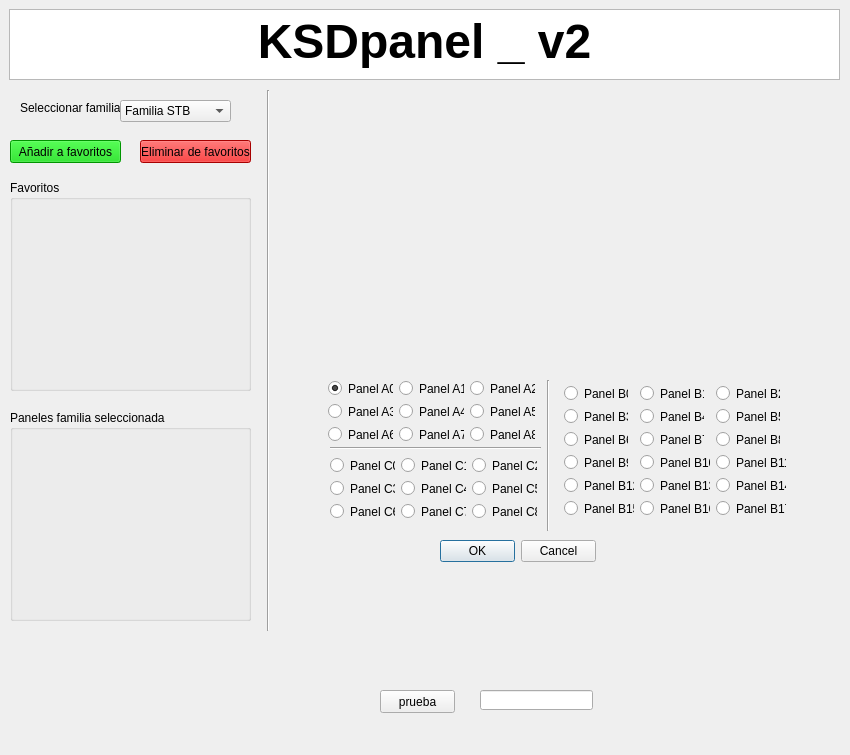
<?xml version="1.0" encoding="UTF-8"?>
<ui version="4.0">
 <class>KSDpanel</class>
 <widget class="QDialog" name="KSDpanel">
  <property name="geometry">
   <rect>
    <x>0</x>
    <y>0</y>
    <width>850</width>
    <height>755</height>
   </rect>
  </property>
  <property name="windowTitle">
   <string>Enter Position</string>
  </property>
  <widget class="QTextEdit" name="textEdit">
   <property name="geometry">
    <rect>
     <x>9</x>
     <y>9</y>
     <width>831</width>
     <height>71</height>
    </rect>
   </property>
   <property name="readOnly">
    <bool>true</bool>
   </property>
   <property name="html">
    <string>&lt;!DOCTYPE HTML PUBLIC &quot;-//W3C//DTD HTML 4.0//EN&quot; &quot;http://www.w3.org/TR/REC-html40/strict.dtd&quot;&gt;
&lt;html&gt;&lt;head&gt;&lt;meta name=&quot;qrichtext&quot; content=&quot;1&quot; /&gt;&lt;style type=&quot;text/css&quot;&gt;
p, li { white-space: pre-wrap; }
&lt;/style&gt;&lt;/head&gt;&lt;body style=&quot; font-family:'MS Shell Dlg 2'; font-size:8.25pt; font-weight:400; font-style:normal;&quot;&gt;
&lt;p align=&quot;center&quot; style=&quot; margin-top:0px; margin-bottom:0px; margin-left:0px; margin-right:0px; -qt-block-indent:0; text-indent:0px;&quot;&gt;&lt;span style=&quot; font-size:36pt; font-weight:600;&quot;&gt;KSDpanel _ v2&lt;/span&gt;&lt;/p&gt;&lt;/body&gt;&lt;/html&gt;</string>
   </property>
  </widget>
  <widget class="Line" name="line">
   <property name="geometry">
    <rect>
     <x>260</x>
     <y>90</y>
     <width>16</width>
     <height>541</height>
    </rect>
   </property>
   <property name="orientation">
    <enum>Qt::Vertical</enum>
   </property>
  </widget>
  <widget class="QLabel" name="label">
   <property name="geometry">
    <rect>
     <x>20</x>
     <y>100</y>
     <width>101</width>
     <height>16</height>
    </rect>
   </property>
   <property name="text">
    <string>Seleccionar familia:</string>
   </property>
  </widget>
  <widget class="QComboBox" name="modeloPanelUI">
   <property name="geometry">
    <rect>
     <x>120</x>
     <y>100</y>
     <width>111</width>
     <height>22</height>
    </rect>
   </property>
   <item>
    <property name="text">
     <string>Familia STB</string>
    </property>
   </item>
   <item>
    <property name="text">
     <string>Familia A</string>
    </property>
   </item>
   <item>
    <property name="text">
     <string>Familia B</string>
    </property>
   </item>
   <item>
    <property name="text">
     <string>Familia C</string>
    </property>
   </item>
   <item>
    <property name="text">
     <string>Familia D</string>
    </property>
   </item>
   <item>
    <property name="text">
     <string>Familia E</string>
    </property>
   </item>
   <item>
    <property name="text">
     <string>Familia F</string>
    </property>
   </item>
   <item>
    <property name="text">
     <string>Familia G</string>
    </property>
   </item>
  </widget>
  <widget class="QPushButton" name="anadirFavoritos">
   <property name="geometry">
    <rect>
     <x>10</x>
     <y>140</y>
     <width>111</width>
     <height>23</height>
    </rect>
   </property>
   <property name="styleSheet">
    <string notr="true">background-color: rgb(0, 209, 0);</string>
   </property>
   <property name="text">
    <string>Añadir a favoritos</string>
   </property>
  </widget>
  <widget class="QPushButton" name="eliminarFavoritos">
   <property name="geometry">
    <rect>
     <x>140</x>
     <y>140</y>
     <width>111</width>
     <height>23</height>
    </rect>
   </property>
   <property name="styleSheet">
    <string notr="true">background-color: rgb(234, 0, 0);</string>
   </property>
   <property name="text">
    <string>Eliminar de favoritos</string>
   </property>
  </widget>
  <widget class="QGroupBox" name="groupBox">
   <property name="geometry">
    <rect>
     <x>10</x>
     <y>180</y>
     <width>241</width>
     <height>211</height>
    </rect>
   </property>
   <property name="title">
    <string>Favoritos</string>
   </property>
  </widget>
  <widget class="QGroupBox" name="groupBox_2">
   <property name="geometry">
    <rect>
     <x>10</x>
     <y>410</y>
     <width>241</width>
     <height>211</height>
    </rect>
   </property>
   <property name="title">
    <string>Paneles familia seleccionada</string>
   </property>
  </widget>
  <widget class="QLabel" name="imagenPanelUI">
   <property name="geometry">
    <rect>
     <x>280</x>
     <y>90</y>
     <width>551</width>
     <height>271</height>
    </rect>
   </property>
   <property name="text">
    <string/>
   </property>
   <property name="pixmap">
    <pixmap>../imagenes/REF_AH.jpg</pixmap>
   </property>
   <property name="scaledContents">
    <bool>true</bool>
   </property>
  </widget>
  <widget class="QRadioButton" name="modeloPanelA0">
   <property name="geometry">
    <rect>
     <x>328</x>
     <y>380</y>
     <width>65</width>
     <height>17</height>
    </rect>
   </property>
   <property name="text">
    <string>Panel A0</string>
   </property>
   <property name="checked">
    <bool>true</bool>
   </property>
  </widget>
  <widget class="QRadioButton" name="modeloPanelA1">
   <property name="geometry">
    <rect>
     <x>399</x>
     <y>380</y>
     <width>65</width>
     <height>17</height>
    </rect>
   </property>
   <property name="text">
    <string>Panel A1</string>
   </property>
  </widget>
  <widget class="QRadioButton" name="modeloPanelA2">
   <property name="geometry">
    <rect>
     <x>470</x>
     <y>380</y>
     <width>65</width>
     <height>17</height>
    </rect>
   </property>
   <property name="text">
    <string>Panel A2</string>
   </property>
  </widget>
  <widget class="QRadioButton" name="modeloPanelA3">
   <property name="geometry">
    <rect>
     <x>328</x>
     <y>403</y>
     <width>65</width>
     <height>17</height>
    </rect>
   </property>
   <property name="text">
    <string>Panel A3</string>
   </property>
  </widget>
  <widget class="QRadioButton" name="modeloPanelA4">
   <property name="geometry">
    <rect>
     <x>399</x>
     <y>403</y>
     <width>65</width>
     <height>17</height>
    </rect>
   </property>
   <property name="text">
    <string>Panel A4</string>
   </property>
  </widget>
  <widget class="QRadioButton" name="modeloPanelA5">
   <property name="geometry">
    <rect>
     <x>470</x>
     <y>403</y>
     <width>65</width>
     <height>17</height>
    </rect>
   </property>
   <property name="text">
    <string>Panel A5</string>
   </property>
  </widget>
  <widget class="QRadioButton" name="modeloPanelA6">
   <property name="geometry">
    <rect>
     <x>328</x>
     <y>426</y>
     <width>65</width>
     <height>17</height>
    </rect>
   </property>
   <property name="text">
    <string>Panel A6</string>
   </property>
  </widget>
  <widget class="QRadioButton" name="modeloPanelA7">
   <property name="geometry">
    <rect>
     <x>399</x>
     <y>426</y>
     <width>65</width>
     <height>17</height>
    </rect>
   </property>
   <property name="text">
    <string>Panel A7</string>
   </property>
  </widget>
  <widget class="QRadioButton" name="modeloPanelA8">
   <property name="geometry">
    <rect>
     <x>470</x>
     <y>426</y>
     <width>65</width>
     <height>17</height>
    </rect>
   </property>
   <property name="text">
    <string>Panel A8</string>
   </property>
  </widget>
  <widget class="QRadioButton" name="modeloPanelB0">
   <property name="geometry">
    <rect>
     <x>564</x>
     <y>385</y>
     <width>64</width>
     <height>17</height>
    </rect>
   </property>
   <property name="text">
    <string>Panel B0</string>
   </property>
  </widget>
  <widget class="QRadioButton" name="modeloPanelB1">
   <property name="geometry">
    <rect>
     <x>640</x>
     <y>385</y>
     <width>64</width>
     <height>17</height>
    </rect>
   </property>
   <property name="text">
    <string>Panel B1</string>
   </property>
  </widget>
  <widget class="QRadioButton" name="modeloPanelB2">
   <property name="geometry">
    <rect>
     <x>716</x>
     <y>385</y>
     <width>64</width>
     <height>17</height>
    </rect>
   </property>
   <property name="text">
    <string>Panel B2</string>
   </property>
  </widget>
  <widget class="QRadioButton" name="modeloPanelB3">
   <property name="geometry">
    <rect>
     <x>564</x>
     <y>408</y>
     <width>64</width>
     <height>17</height>
    </rect>
   </property>
   <property name="text">
    <string>Panel B3</string>
   </property>
  </widget>
  <widget class="QRadioButton" name="modeloPanelB4">
   <property name="geometry">
    <rect>
     <x>640</x>
     <y>408</y>
     <width>64</width>
     <height>17</height>
    </rect>
   </property>
   <property name="text">
    <string>Panel B4</string>
   </property>
  </widget>
  <widget class="QRadioButton" name="modeloPanelB5">
   <property name="geometry">
    <rect>
     <x>716</x>
     <y>408</y>
     <width>64</width>
     <height>17</height>
    </rect>
   </property>
   <property name="text">
    <string>Panel B5</string>
   </property>
  </widget>
  <widget class="QRadioButton" name="modeloPanelB6">
   <property name="geometry">
    <rect>
     <x>564</x>
     <y>431</y>
     <width>64</width>
     <height>17</height>
    </rect>
   </property>
   <property name="text">
    <string>Panel B6</string>
   </property>
  </widget>
  <widget class="QRadioButton" name="modeloPanelB7">
   <property name="geometry">
    <rect>
     <x>640</x>
     <y>431</y>
     <width>64</width>
     <height>17</height>
    </rect>
   </property>
   <property name="text">
    <string>Panel B7</string>
   </property>
  </widget>
  <widget class="QRadioButton" name="modeloPanelB8">
   <property name="geometry">
    <rect>
     <x>716</x>
     <y>431</y>
     <width>64</width>
     <height>17</height>
    </rect>
   </property>
   <property name="text">
    <string>Panel B8</string>
   </property>
  </widget>
  <widget class="QRadioButton" name="modeloPanelB9">
   <property name="geometry">
    <rect>
     <x>564</x>
     <y>454</y>
     <width>64</width>
     <height>17</height>
    </rect>
   </property>
   <property name="text">
    <string>Panel B9</string>
   </property>
  </widget>
  <widget class="QRadioButton" name="modeloPanelB10">
   <property name="geometry">
    <rect>
     <x>640</x>
     <y>454</y>
     <width>70</width>
     <height>17</height>
    </rect>
   </property>
   <property name="text">
    <string>Panel B10</string>
   </property>
  </widget>
  <widget class="QRadioButton" name="modeloPanelB11">
   <property name="geometry">
    <rect>
     <x>716</x>
     <y>454</y>
     <width>70</width>
     <height>17</height>
    </rect>
   </property>
   <property name="text">
    <string>Panel B11</string>
   </property>
  </widget>
  <widget class="QRadioButton" name="modeloPanelB12">
   <property name="geometry">
    <rect>
     <x>564</x>
     <y>477</y>
     <width>70</width>
     <height>17</height>
    </rect>
   </property>
   <property name="text">
    <string>Panel B12</string>
   </property>
  </widget>
  <widget class="QRadioButton" name="modeloPanelB13">
   <property name="geometry">
    <rect>
     <x>640</x>
     <y>477</y>
     <width>70</width>
     <height>17</height>
    </rect>
   </property>
   <property name="text">
    <string>Panel B13</string>
   </property>
  </widget>
  <widget class="QRadioButton" name="modeloPanelB14">
   <property name="geometry">
    <rect>
     <x>716</x>
     <y>477</y>
     <width>70</width>
     <height>17</height>
    </rect>
   </property>
   <property name="text">
    <string>Panel B14</string>
   </property>
  </widget>
  <widget class="QRadioButton" name="modeloPanelB15">
   <property name="geometry">
    <rect>
     <x>564</x>
     <y>500</y>
     <width>70</width>
     <height>17</height>
    </rect>
   </property>
   <property name="text">
    <string>Panel B15</string>
   </property>
  </widget>
  <widget class="QRadioButton" name="modeloPanelB16">
   <property name="geometry">
    <rect>
     <x>640</x>
     <y>500</y>
     <width>70</width>
     <height>17</height>
    </rect>
   </property>
   <property name="text">
    <string>Panel B16</string>
   </property>
  </widget>
  <widget class="QRadioButton" name="modeloPanelB17">
   <property name="geometry">
    <rect>
     <x>716</x>
     <y>500</y>
     <width>70</width>
     <height>17</height>
    </rect>
   </property>
   <property name="text">
    <string>Panel B17</string>
   </property>
  </widget>
  <widget class="QRadioButton" name="modeloPanelC0">
   <property name="geometry">
    <rect>
     <x>330</x>
     <y>457</y>
     <width>65</width>
     <height>17</height>
    </rect>
   </property>
   <property name="text">
    <string>Panel C0</string>
   </property>
  </widget>
  <widget class="QRadioButton" name="modeloPanelC1">
   <property name="geometry">
    <rect>
     <x>401</x>
     <y>457</y>
     <width>65</width>
     <height>17</height>
    </rect>
   </property>
   <property name="text">
    <string>Panel C1</string>
   </property>
  </widget>
  <widget class="QRadioButton" name="modeloPanelC2">
   <property name="geometry">
    <rect>
     <x>472</x>
     <y>457</y>
     <width>65</width>
     <height>17</height>
    </rect>
   </property>
   <property name="text">
    <string>Panel C2</string>
   </property>
  </widget>
  <widget class="QRadioButton" name="modeloPanelC_4">
   <property name="geometry">
    <rect>
     <x>330</x>
     <y>480</y>
     <width>65</width>
     <height>17</height>
    </rect>
   </property>
   <property name="text">
    <string>Panel C3</string>
   </property>
  </widget>
  <widget class="QRadioButton" name="modeloPanelC4">
   <property name="geometry">
    <rect>
     <x>401</x>
     <y>480</y>
     <width>65</width>
     <height>17</height>
    </rect>
   </property>
   <property name="text">
    <string>Panel C4</string>
   </property>
  </widget>
  <widget class="QRadioButton" name="modeloPanelC5">
   <property name="geometry">
    <rect>
     <x>472</x>
     <y>480</y>
     <width>65</width>
     <height>17</height>
    </rect>
   </property>
   <property name="text">
    <string>Panel C5</string>
   </property>
  </widget>
  <widget class="QRadioButton" name="modeloPanelC6">
   <property name="geometry">
    <rect>
     <x>330</x>
     <y>503</y>
     <width>65</width>
     <height>17</height>
    </rect>
   </property>
   <property name="text">
    <string>Panel C6</string>
   </property>
  </widget>
  <widget class="QRadioButton" name="modeloPanelC7">
   <property name="geometry">
    <rect>
     <x>401</x>
     <y>503</y>
     <width>65</width>
     <height>17</height>
    </rect>
   </property>
   <property name="text">
    <string>Panel C7</string>
   </property>
  </widget>
  <widget class="QRadioButton" name="modeloPanelC8">
   <property name="geometry">
    <rect>
     <x>472</x>
     <y>503</y>
     <width>65</width>
     <height>17</height>
    </rect>
   </property>
   <property name="text">
    <string>Panel C8</string>
   </property>
  </widget>
  <widget class="Line" name="line_2">
   <property name="geometry">
    <rect>
     <x>540</x>
     <y>380</y>
     <width>16</width>
     <height>151</height>
    </rect>
   </property>
   <property name="orientation">
    <enum>Qt::Vertical</enum>
   </property>
  </widget>
  <widget class="Line" name="line_3">
   <property name="geometry">
    <rect>
     <x>330</x>
     <y>440</y>
     <width>211</width>
     <height>16</height>
    </rect>
   </property>
   <property name="orientation">
    <enum>Qt::Horizontal</enum>
   </property>
  </widget>
  <widget class="QDialogButtonBox" name="buttonBox">
   <property name="geometry">
    <rect>
     <x>440</x>
     <y>540</y>
     <width>156</width>
     <height>23</height>
    </rect>
   </property>
   <property name="orientation">
    <enum>Qt::Horizontal</enum>
   </property>
   <property name="standardButtons">
    <set>QDialogButtonBox::Cancel|QDialogButtonBox::Ok</set>
   </property>
  </widget>
  <widget class="QPushButton" name="pushButton">
   <property name="geometry">
    <rect>
     <x>380</x>
     <y>690</y>
     <width>75</width>
     <height>23</height>
    </rect>
   </property>
   <property name="text">
    <string>prueba</string>
   </property>
  </widget>
  <widget class="QLineEdit" name="textoSalida">
   <property name="geometry">
    <rect>
     <x>480</x>
     <y>690</y>
     <width>113</width>
     <height>20</height>
    </rect>
   </property>
   <property name="readOnly">
    <bool>true</bool>
   </property>
  </widget>
 </widget>
 <resources/>
 <connections/>
</ui>
